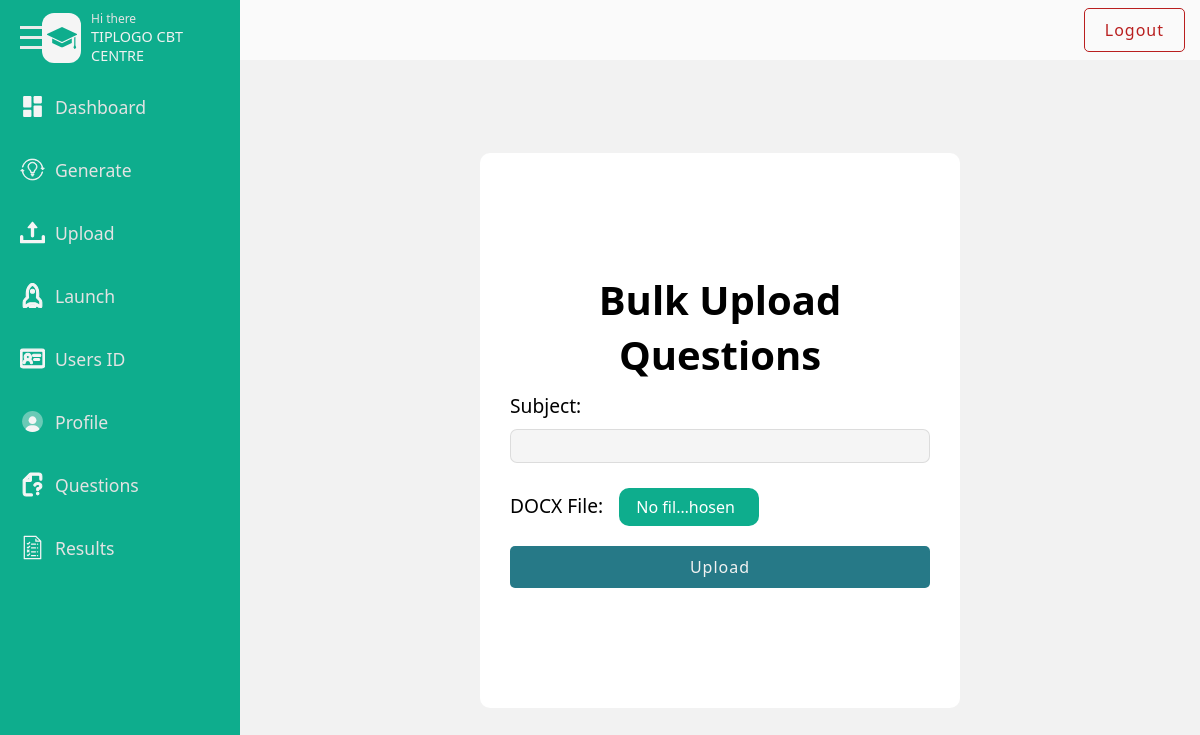
The page /admins/upload (signed in) on the database as committed earlier.
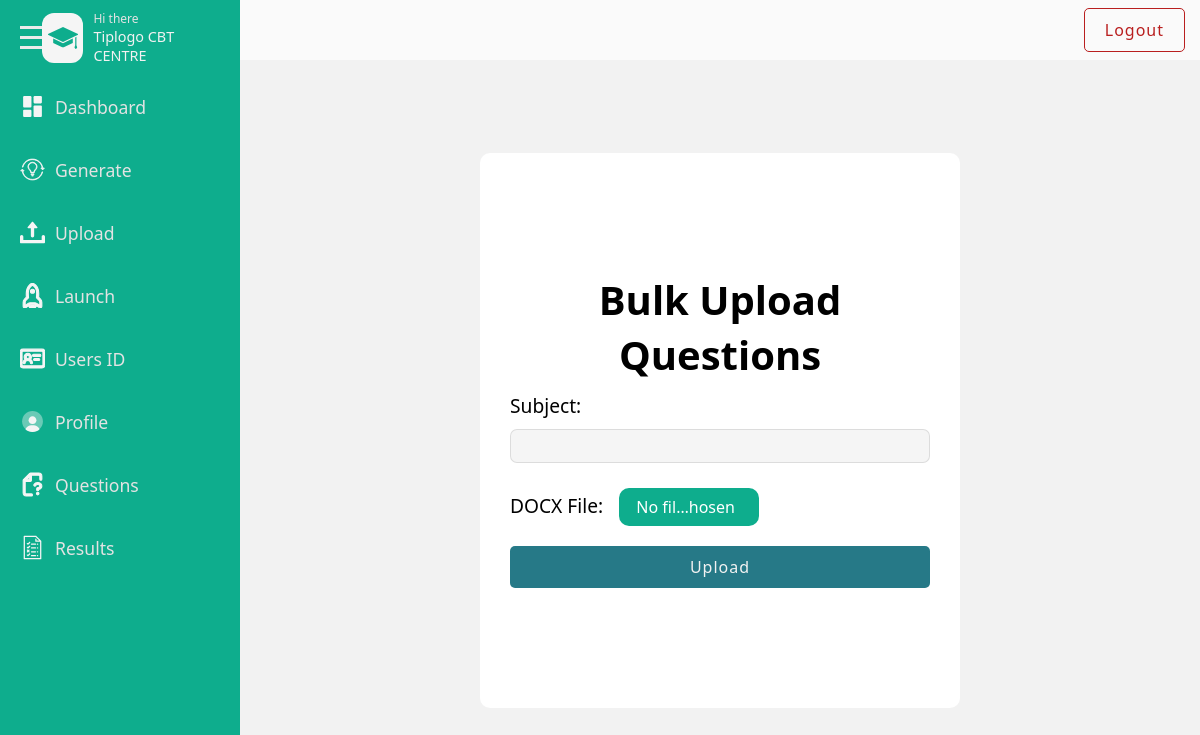
The same page on the database as committed later.
### base/models.py (models this page shows, shortened)
class Name_School(models.Model):
    school = models.CharField(max_length=345)

### admins/views.py (the view)
# urls.py: path('upload',views.upload,name= "upload"),
@login_required(login_url='login')
def upload(request):
    if request.method == 'POST':
        form = BulkUploadForm(request.POST, request.FILES)
        if form.is_valid():
            subject_text = form.cleaned_data['subject']
            file = request.FILES['file']
            if not file.name.endswith('.docx'):
                messages.error(request, 'Please upload a DOCX file.')
                return redirect('admins:upload')
            try:
                document = Document(file)
                cleaned_document = clean_document(document)
                subject, created = Subject.objects.get_or_create(name=subject_text)
                questions_data = parse_document(cleaned_document)
                if not questions_data:
                    messages.error(request, "No valid questions found. Please ensure your document is properly formatted.")
                    return redirect('admins:upload')
                with transaction.atomic():
                    for question_data in questions_data:
                        success = save_question_and_answers(
                            question_text=question_data['question_text'],
                            options=question_data['options'],
                            correct_option=question_data['correct_option'],
                            diagram_image_path=question_data['diagram_image_path'],
                            subject=subject
                        )
                        if not success:
                            messages.error(request, f"Failed to save question: {question_data['question_text']}")
                            return redirect('admins:upload')
                messages.success(request, "Questions uploaded successfully!")
                return redirect('admins:question')
            except Exception as e:
                messages.error(request, f"Error processing the file: {e}")
                return redirect('admins:upload')
    else:
        school_name = get_object_or_404(Name_School)
        form = BulkUploadForm()
    return render(request, 'admins/upload.html', {'form': form, 'school_name': school_name})

### base/forms.py
class BulkUploadForm(forms.Form):
    subject = forms.CharField(max_length=255, required=True, label='Subject')
    file = forms.FileField(required=True, label='DOCX File')

### base/templates/admins/upload.html (shortened to what the changed rows need)
{% load static %}
<!DOCTYPE html>
<html lang="en">
<head>
    <link rel="stylesheet" href="{% static 'css/style.css'%}">
</head>
<body>
    <div class="page">
        <div class = "wrapper">
            <div class = "main-sidebar">
                <div class = "menu">
                    <div class= "menu-head flex-between">
                        <div class = "menu-head-content flex gp-10">
                                <!DOCTYPE svg PUBLIC "-//W3C//DTD SVG 1.1//EN" "http://www.w3.org/Graphics/SVG/1.1/DTD/svg11.dtd">
                            <div class = "text-content-div flex-column">
                                <span class = "sub-text">Hi there</span>
                                <span class = "text">{{school_name.school}}</span>
                            </div>
                        </div>
                    </div>
                                <!DOCTYPE svg PUBLIC "-//W3C//DTD SVG 1.1//EN" "http://www.w3.org/Graphics/SVG/1.1/DTD/svg11.dtd">
                                <!DOCTYPE svg PUBLIC "-//W3C//DTD SVG 1.1//EN" "http://www.w3.org/Graphics/SVG/1.1/DTD/svg11.dtd">
                                <!DOCTYPE svg PUBLIC "-//W3C//DTD SVG 1.1//EN" "http://www.w3.org/Graphics/SVG/1.1/DTD/svg11.dtd">
                                <!DOCTYPE svg PUBLIC "-//W3C//DTD SVG 1.1//EN" "http://www.w3.org/Graphics/SVG/1.1/DTD/svg11.dtd">
                                <!DOCTYPE svg PUBLIC "-//W3C//DTD SVG 1.1//EN" "http://www.w3.org/Graphics/SVG/1.1/DTD/svg11.dtd">
                                <!DOCTYPE svg PUBLIC "-//W3C//DTD SVG 1.1//EN" "http://www.w3.org/Graphics/SVG/1.1/DTD/svg11.dtd">
                                <!DOCTYPE svg PUBLIC "-//W3C//DTD SVG 1.1//EN" "http://www.w3.org/Graphics/SVG/1.1/DTD/svg11.dtd">
                                <!DOCTYPE svg PUBLIC "-//W3C//DTD SVG 1.1//EN" "http://www.w3.org/Graphics/SVG/1.1/DTD/svg11.dtd">
                </div>
            </div>
            <div class = "main-content">
                <div class = "upload-cta-wrapper flex-center">
                    <div class = "upload-cta-container flex-column">
                        <h1 class="upload-cta-head">Bulk Upload Questions</h1>
                    </div>
                </div>
            </div>
        </div>
    </div>
</body>
</html>

Rows that differ between the two databases and show on the page:
removed Name_School: school "TIPLOGO CBT CENTRE"
added Name_School: school "Tiplogo CBT CENTRE"
